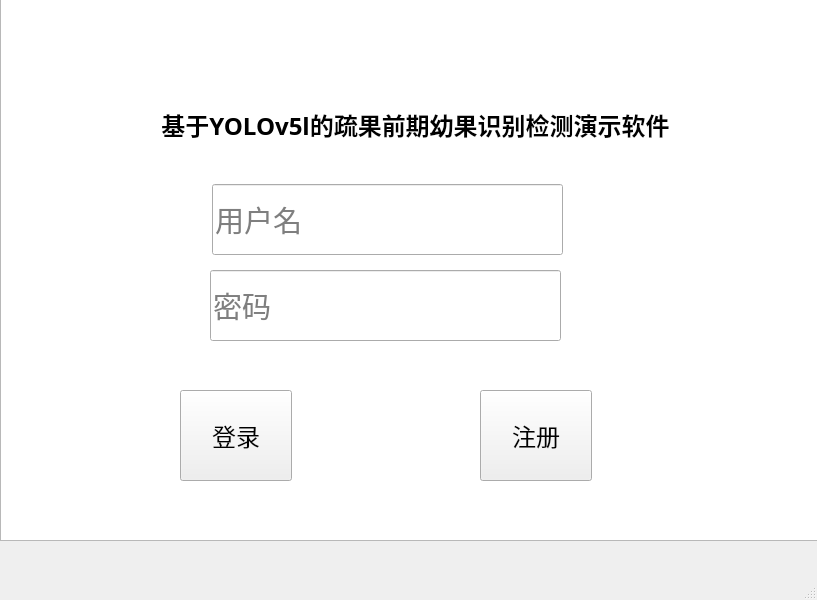
<?xml version="1.0" encoding="UTF-8"?>
<ui version="4.0">
 <class>Form</class>
 <widget class="QMainWindow" name="Form">
  <property name="geometry">
   <rect>
    <x>0</x>
    <y>0</y>
    <width>817</width>
    <height>600</height>
   </rect>
  </property>
  <property name="windowTitle">
   <string>MainWindow</string>
  </property>
  <widget class="QWidget" name="centralwidget">
   <widget class="QLineEdit" name="lineEdit">
    <property name="geometry">
     <rect>
      <x>212</x>
      <y>184</y>
      <width>351</width>
      <height>71</height>
     </rect>
    </property>
    <property name="font">
     <font>
      <family>Adobe 宋体 Std L</family>
      <pointsize>22</pointsize>
     </font>
    </property>
    <property name="text">
     <string/>
    </property>
    <property name="placeholderText">
     <string>用户名</string>
    </property>
   </widget>
   <widget class="QLabel" name="label">
    <property name="geometry">
     <rect>
      <x>10</x>
      <y>100</y>
      <width>811</width>
      <height>51</height>
     </rect>
    </property>
    <property name="font">
     <font>
      <family>Adobe 宋体 Std L</family>
      <pointsize>20</pointsize>
     </font>
    </property>
    <property name="text">
     <string>&lt;html&gt;&lt;head/&gt;&lt;body&gt;&lt;p align=&quot;center&quot;&gt;&lt;span style=&quot; font-size:18pt; font-weight:600;&quot;&gt;基于YOLOv5l的疏果前期幼果识别检测演示软件&lt;/span&gt;&lt;/p&gt;&lt;/body&gt;&lt;/html&gt;</string>
    </property>
   </widget>
   <widget class="QLineEdit" name="lineEdit_2">
    <property name="geometry">
     <rect>
      <x>210</x>
      <y>270</y>
      <width>351</width>
      <height>71</height>
     </rect>
    </property>
    <property name="font">
     <font>
      <family>Adobe 宋体 Std L</family>
      <pointsize>22</pointsize>
     </font>
    </property>
    <property name="placeholderText">
     <string>密码</string>
    </property>
   </widget>
   <widget class="QPushButton" name="pushButton">
    <property name="geometry">
     <rect>
      <x>180</x>
      <y>390</y>
      <width>112</width>
      <height>91</height>
     </rect>
    </property>
    <property name="font">
     <font>
      <family>Adobe 黑体 Std R</family>
      <pointsize>18</pointsize>
     </font>
    </property>
    <property name="text">
     <string>登录</string>
    </property>
   </widget>
   <widget class="QPushButton" name="pushButton_2">
    <property name="geometry">
     <rect>
      <x>480</x>
      <y>390</y>
      <width>112</width>
      <height>91</height>
     </rect>
    </property>
    <property name="font">
     <font>
      <family>Adobe 黑体 Std R</family>
      <pointsize>18</pointsize>
     </font>
    </property>
    <property name="text">
     <string>注册</string>
    </property>
   </widget>
   <widget class="QListView" name="listView">
    <property name="geometry">
     <rect>
      <x>0</x>
      <y>-60</y>
      <width>821</width>
      <height>601</height>
     </rect>
    </property>
    <property name="styleSheet">
     <string notr="true">background-image: url(:/loginb/denglu5 (2).JPG);</string>
    </property>
   </widget>
   <zorder>listView</zorder>
   <zorder>lineEdit</zorder>
   <zorder>label</zorder>
   <zorder>lineEdit_2</zorder>
   <zorder>pushButton</zorder>
   <zorder>pushButton_2</zorder>
  </widget>
  <widget class="QMenuBar" name="menubar">
   <property name="geometry">
    <rect>
     <x>0</x>
     <y>0</y>
     <width>817</width>
     <height>30</height>
    </rect>
   </property>
  </widget>
  <widget class="QStatusBar" name="statusbar"/>
 </widget>
 <resources>
  <include location="../../ui_img/login.qrc"/>
 </resources>
 <connections/>
</ui>
